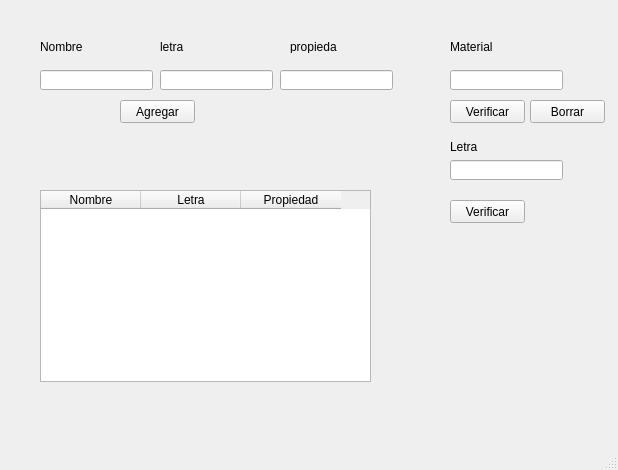
<?xml version="1.0" encoding="UTF-8"?>
<ui version="4.0">
 <class>MainWindow</class>
 <widget class="QMainWindow" name="MainWindow">
  <property name="enabled">
   <bool>true</bool>
  </property>
  <property name="geometry">
   <rect>
    <x>0</x>
    <y>0</y>
    <width>618</width>
    <height>470</height>
   </rect>
  </property>
  <property name="windowTitle">
   <string>MainWindow</string>
  </property>
  <widget class="QWidget" name="centralwidget">
   <widget class="QPushButton" name="pushButton">
    <property name="geometry">
     <rect>
      <x>120</x>
      <y>100</y>
      <width>75</width>
      <height>23</height>
     </rect>
    </property>
    <property name="text">
     <string>Agregar</string>
    </property>
   </widget>
   <widget class="QLineEdit" name="lineEdit">
    <property name="geometry">
     <rect>
      <x>40</x>
      <y>70</y>
      <width>113</width>
      <height>20</height>
     </rect>
    </property>
   </widget>
   <widget class="QLineEdit" name="lineEdit_2">
    <property name="geometry">
     <rect>
      <x>160</x>
      <y>70</y>
      <width>113</width>
      <height>20</height>
     </rect>
    </property>
   </widget>
   <widget class="QLineEdit" name="lineEdit_3">
    <property name="geometry">
     <rect>
      <x>280</x>
      <y>70</y>
      <width>113</width>
      <height>20</height>
     </rect>
    </property>
   </widget>
   <widget class="QLabel" name="label">
    <property name="geometry">
     <rect>
      <x>40</x>
      <y>40</y>
      <width>47</width>
      <height>13</height>
     </rect>
    </property>
    <property name="text">
     <string>Nombre</string>
    </property>
   </widget>
   <widget class="QLabel" name="label_2">
    <property name="geometry">
     <rect>
      <x>160</x>
      <y>40</y>
      <width>47</width>
      <height>13</height>
     </rect>
    </property>
    <property name="text">
     <string>letra</string>
    </property>
   </widget>
   <widget class="QLabel" name="label_3">
    <property name="geometry">
     <rect>
      <x>290</x>
      <y>40</y>
      <width>47</width>
      <height>13</height>
     </rect>
    </property>
    <property name="text">
     <string>propiedad</string>
    </property>
   </widget>
   <widget class="QTableWidget" name="tableWidget">
    <property name="enabled">
     <bool>true</bool>
    </property>
    <property name="geometry">
     <rect>
      <x>40</x>
      <y>190</y>
      <width>331</width>
      <height>192</height>
     </rect>
    </property>
    <property name="mouseTracking">
     <bool>false</bool>
    </property>
    <property name="acceptDrops">
     <bool>false</bool>
    </property>
    <column>
     <property name="text">
      <string>Nombre</string>
     </property>
    </column>
    <column>
     <property name="text">
      <string>Letra</string>
     </property>
    </column>
    <column>
     <property name="text">
      <string>Propiedad</string>
     </property>
    </column>
   </widget>
   <widget class="QLineEdit" name="lineEdit_4">
    <property name="geometry">
     <rect>
      <x>450</x>
      <y>70</y>
      <width>113</width>
      <height>20</height>
     </rect>
    </property>
   </widget>
   <widget class="QLabel" name="label_4">
    <property name="geometry">
     <rect>
      <x>450</x>
      <y>40</y>
      <width>47</width>
      <height>13</height>
     </rect>
    </property>
    <property name="text">
     <string>Material</string>
    </property>
   </widget>
   <widget class="QPushButton" name="pushButton_2">
    <property name="geometry">
     <rect>
      <x>450</x>
      <y>100</y>
      <width>75</width>
      <height>23</height>
     </rect>
    </property>
    <property name="text">
     <string>Verificar</string>
    </property>
   </widget>
   <widget class="QLabel" name="label_5">
    <property name="geometry">
     <rect>
      <x>450</x>
      <y>140</y>
      <width>47</width>
      <height>13</height>
     </rect>
    </property>
    <property name="text">
     <string>Letra</string>
    </property>
   </widget>
   <widget class="QLineEdit" name="lineEdit_5">
    <property name="geometry">
     <rect>
      <x>450</x>
      <y>160</y>
      <width>113</width>
      <height>20</height>
     </rect>
    </property>
   </widget>
   <widget class="QPushButton" name="pushButton_3">
    <property name="geometry">
     <rect>
      <x>450</x>
      <y>200</y>
      <width>75</width>
      <height>23</height>
     </rect>
    </property>
    <property name="text">
     <string>Verificar</string>
    </property>
   </widget>
   <widget class="QPushButton" name="pushButton_4">
    <property name="geometry">
     <rect>
      <x>530</x>
      <y>100</y>
      <width>75</width>
      <height>23</height>
     </rect>
    </property>
    <property name="text">
     <string>Borrar</string>
    </property>
   </widget>
   <widget class="QLabel" name="label_6">
    <property name="geometry">
     <rect>
      <x>400</x>
      <y>240</y>
      <width>201</width>
      <height>41</height>
     </rect>
    </property>
    <property name="font">
     <font>
      <pointsize>12</pointsize>
     </font>
    </property>
    <property name="text">
     <string/>
    </property>
   </widget>
  </widget>
  <widget class="QMenuBar" name="menubar">
   <property name="geometry">
    <rect>
     <x>0</x>
     <y>0</y>
     <width>618</width>
     <height>20</height>
    </rect>
   </property>
  </widget>
  <widget class="QStatusBar" name="statusbar"/>
 </widget>
 <resources/>
 <connections/>
</ui>
